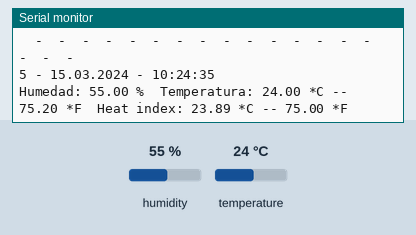
Bench run of a sketch on a simulated Arduino Uno, built with avr-gcc and run on an emulated ATmega328P. Shown: the last lines printed to the serial monitor. The test bench sets the inputs (shaded band); at power-on: humidity 55 %, temperature 24 °C. The local clock reads 2024-03-15 10:24:30 at power-on unless the sketch sets it.

Above: at 6.0 s.
6.1 s: humidity set to 22 %
At 10.41 s:
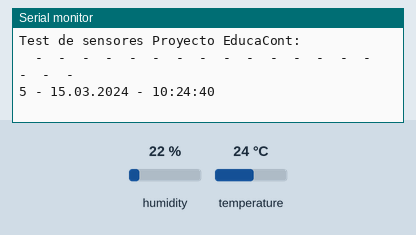
12.3 s: temperature set to 12 °C
At 15.9 s:
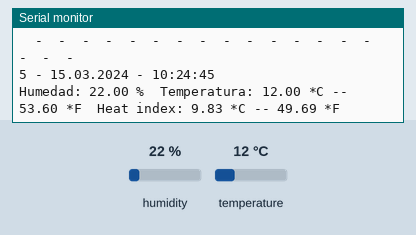
18.5 s: humidity set to 40 %
At 21.6 s:
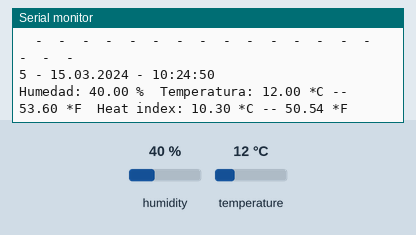
Timing chart, 0 to 23.1 s (numbered marks = the images above; inputs shaded):
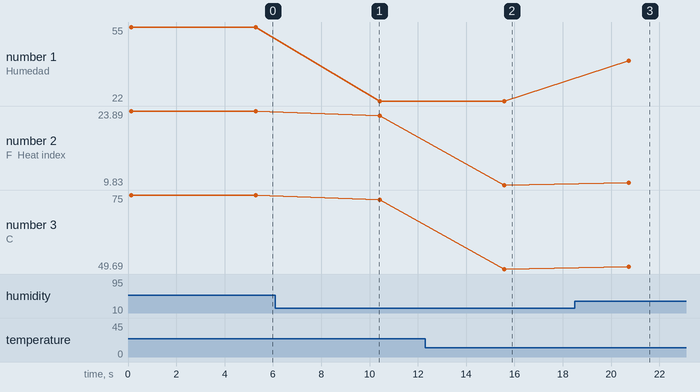

Measured:
- after the input at 12.3 s, the serial monitor: prints a new line after 3.3 s (image 2)
- after the input at 18.5 s, the serial monitor: prints a new line after 2.2 s (image 3)
- plotted number 1: 55 → 22 after the input at 6.1 s, 22 → 40 after the input at 18.5 s
- plotted number 2: 23.89 → 23.03 after the input at 6.1 s, 23.03 → 9.83 after the input at 12.3 s, 9.83 → 10.3 after the input at 18.5 s
- plotted number 3: 75 → 73.45 after the input at 6.1 s, 73.45 → 49.69 after the input at 12.3 s, 49.69 → 50.54 after the input at 18.5 s

The sketch:

EstacionQA_01test.ino
```cpp
/*Projecto EducaCont -- Estacion de Calidad del Aire
 * Noviembre 2018 -- Manuel Hidalgo -- LeoBot -- @leobotmanuel
 *
 *
 * DS1302, modulo reloj:
 *          CE pin    -> Arduino Digital 2
 *          I/O pin   -> Arduino Digital 3
 *          SCLK pin  -> Arduino Digital 4
 *
 * Sensores conectados a Arduino UNO
 * DTH22 -- pin digital D6
 *
 */

// ------------------modulo reloj-----------------------
#include <DS1302.h>
// inicializacion del DS1302  // Init the DS1302
DS1302 rtc(2, 3, 5);
// declaracion objeto Time  // Init a Time-data structure
Time t;

// ----------------- sensor DHT --------------------------
#include <DHT.h>
//Descomentar el tipo de sensor usado // Uncomment whatever type you're using!
//#define DHTTYPE DHT11   // DHT 11
#define DHTTYPE DHT22   // DHT 22  (AM2302), AM2321
//#define DHTTYPE DHT21   // DHT 21 (AM2301)

#define DHTPIN 6            // pin digital de DHT22
DHT dht(DHTPIN, DHTTYPE);   //declaracion del objeto dht

//Variables sensor DHT
float h;    //humedad
float tc;    //Temperatura Celsius
float tf;    //Temperatura Fahrenheit
float hif;  //Sensacion termica Fahrenheit
float hic;  //Sensacion termica Celsius


void setup() {
  Serial.begin(9600);   // inicializacion monitor serie

  rtc.halt(false);           //poner el reloj modo run
  rtc.writeProtect(true);   //activado la protección write

  dht.begin();    //inicializar el sensor DHT
}

void loop() {
  Serial.println("Test de sensores Proyecto EducaCont:");
  Serial.println("  -  -  -  -  -  -  -  -  -  -  -  -  -  -  -  -  -  -");

  // tomar datos del reloj  // Get data from the DS1302
  t = rtc.getTime();

  Serial.print(t.dow, DEC);
  Serial.print(" - ");
  Serial.print(rtc.getDateStr());
  Serial.print(" - ");
  Serial.println(rtc.getTimeStr());
  Serial.println();

  //------------------------ sensor DHT22 --------------------------------------
  //---------------Lectura temperatura y humedad -------------------------------
  //Reading temperature or humidity takes about 250 milliseconds!
  // Sensor readings may also be up to 2 seconds 'old' (its a very slow sensor)
  h = dht.readHumidity();
  // Read temperature as Celsius (the default)
  tc = dht.readTemperature();
  // Read temperature as Fahrenheit (isFahrenheit = true)
  tf = dht.readTemperature(true);

  // Check if any reads failed and exit early (to try again).
  if (isnan(h) || isnan(tc) || isnan(tf)) {
    Serial.println("Failed to read from DHT sensor!");
    return;
  }
  //-------------- Lectura de la sensasion termica -----------------------------
  // Compute heat index in Fahrenheit (the default)
  hif = dht.computeHeatIndex(tf, h);
  // Compute heat index in Celsius (isFahreheit = false)
  hic = dht.computeHeatIndex(tc, h, false);

  // Escribir datos del DHT22 en el monitor serie
  Serial.print("Humedad: ");
  Serial.print(h);
  Serial.print(" %\t");
  Serial.print("Temperatura: ");
  Serial.print(tc);
  Serial.print(" *C -- ");
  Serial.print(tf);
  Serial.print(" *F\t");
  Serial.print("Heat index: ");
  Serial.print(hic);
  Serial.print(" *C -- ");
  Serial.print(hif);
  Serial.println(" *F");
  Serial.println();


   // Wait a few seconds between measurements.
  delay(5000);
}
```
